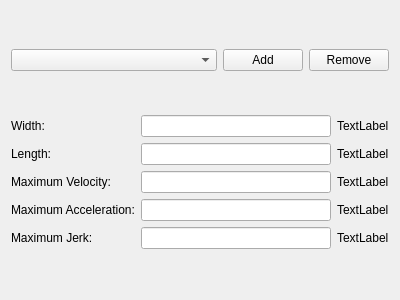
<?xml version="1.0" encoding="UTF-8"?>
<ui version="4.0">
 <class>RobotSettingsWidget</class>
 <widget class="QWidget" name="RobotSettingsWidget">
  <property name="geometry">
   <rect>
    <x>0</x>
    <y>0</y>
    <width>400</width>
    <height>300</height>
   </rect>
  </property>
  <property name="windowTitle">
   <string>Form</string>
  </property>
  <layout class="QVBoxLayout" name="verticalLayout">
   <item>
    <layout class="QHBoxLayout" name="horizontalLayout" stretch="3,1,1">
     <item>
      <widget class="QComboBox" name="options"/>
     </item>
     <item>
      <widget class="QPushButton" name="add">
       <property name="text">
        <string>Add</string>
       </property>
      </widget>
     </item>
     <item>
      <widget class="QPushButton" name="remove">
       <property name="text">
        <string>Remove</string>
       </property>
      </widget>
     </item>
    </layout>
   </item>
   <item>
    <layout class="QGridLayout" name="gridLayout">
     <item row="4" column="2">
      <widget class="QLabel" name="velocity_unit">
       <property name="text">
        <string>TextLabel</string>
       </property>
      </widget>
     </item>
     <item row="5" column="0">
      <widget class="QLabel" name="max_a_label">
       <property name="text">
        <string>Maximum Acceleration:</string>
       </property>
      </widget>
     </item>
     <item row="4" column="0">
      <widget class="QLabel" name="max_v_label">
       <property name="text">
        <string>Maximum Velocity:</string>
       </property>
      </widget>
     </item>
     <item row="2" column="1">
      <widget class="QLineEdit" name="robot_width"/>
     </item>
     <item row="6" column="1">
      <widget class="QLineEdit" name="max_j"/>
     </item>
     <item row="4" column="1">
      <widget class="QLineEdit" name="max_v"/>
     </item>
     <item row="2" column="2">
      <widget class="QLabel" name="distance_unit">
       <property name="text">
        <string>TextLabel</string>
       </property>
      </widget>
     </item>
     <item row="5" column="1">
      <widget class="QLineEdit" name="max_a"/>
     </item>
     <item row="5" column="2">
      <widget class="QLabel" name="acceleration_unit">
       <property name="text">
        <string>TextLabel</string>
       </property>
      </widget>
     </item>
     <item row="6" column="2">
      <widget class="QLabel" name="jerk_unit">
       <property name="text">
        <string>TextLabel</string>
       </property>
      </widget>
     </item>
     <item row="2" column="0">
      <widget class="QLabel" name="robot_width_label">
       <property name="text">
        <string>Width:</string>
       </property>
      </widget>
     </item>
     <item row="6" column="0">
      <widget class="QLabel" name="max_j_label">
       <property name="text">
        <string>Maximum Jerk:</string>
       </property>
      </widget>
     </item>
     <item row="3" column="0">
      <widget class="QLabel" name="label">
       <property name="text">
        <string>Length:</string>
       </property>
      </widget>
     </item>
     <item row="3" column="1">
      <widget class="QLineEdit" name="robot_length"/>
     </item>
     <item row="3" column="2">
      <widget class="QLabel" name="distance_unit_2">
       <property name="text">
        <string>TextLabel</string>
       </property>
      </widget>
     </item>
    </layout>
   </item>
  </layout>
 </widget>
 <resources/>
 <connections/>
</ui>
